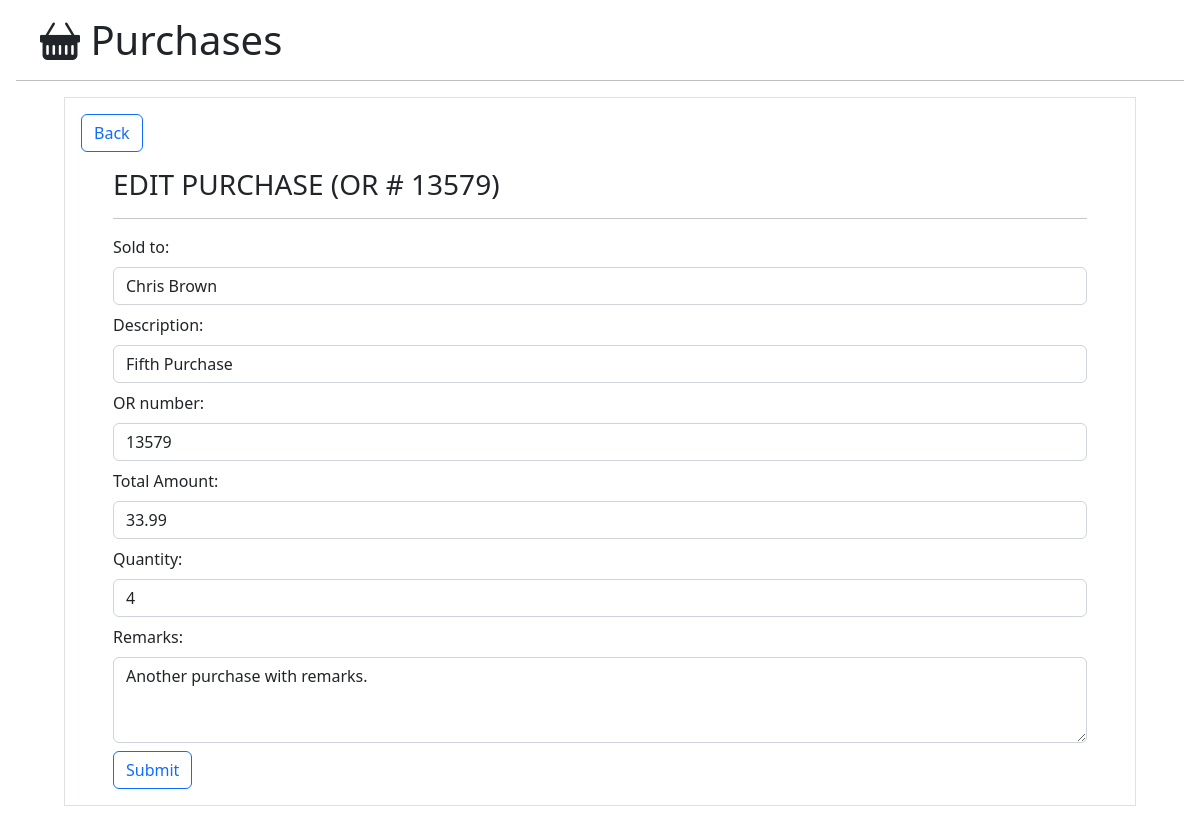
Screenshot of /update_purchase/13579 with the database file from the repository.
### Purchases/models.py (models this page shows)
class Purchase(models.Model):
    timestamp = models.DateTimeField(auto_now=True)
    sold_to = models.CharField(max_length=200)
    description = models.CharField(max_length=200)
    or_number = models.CharField(max_length=200)
    total_amount = models.DecimalField(max_digits=50, decimal_places=2, default=Decimal("0.00"))
    quantity = models.PositiveSmallIntegerField(default=1)
    remarks = models.TextField(default="", null=True, blank=True)

### Purchases/views.py (the view)
# urls.py: path("update_purchase/<or_numbers>", views.update_purchase, name="update_purchase"),
def update_purchase(request, or_numbers):
    purchase = Purchase.objects.get(or_number = or_numbers)
    form = PurchaseForm(request.POST or None, instance=purchase)
    if form.is_valid():
        form.instance.timestamp = purchase.timestamp
        form.save()
        sweetify.success(request, 'Purchase data successfully updated', text='Purchase data (OR # ' + or_numbers + ') has been updated.', persistent='Done')
        return redirect('/viewList')
    return render(request,'editPurchase.html', {'purchase':purchase, 'form':form})

### Purchases/templates/editPurchase.html (shortened to what this page needs)
{% extends 'base.html' %} {% block body %}
<div class="border border-dark-subtle mx-5 mb-5">
    <a href="{% url 'viewList'  %}" class="btn my-3 ms-3 btn-outline-primary">Back</a>
  <form action="" method="POST" class="needs-validation mx-5 mb-3" novalidate id="update_form">
    <h3 class="mb-2">EDIT PURCHASE (OR # {{purchase.or_number}})</h3>
    <hr>
    {% csrf_token %} {{form}}
    <button type="submit" class="btn btn-outline-primary">Submit</button>
  </form>
</div>
{% load static %}
{% endblock %}

### rows the page displays
Purchase: or_number "13579", sold_to "Chris Brown", description "Fifth Purchase", total_amount "33.99", quantity "4", remarks "Another purchase with remarks."
